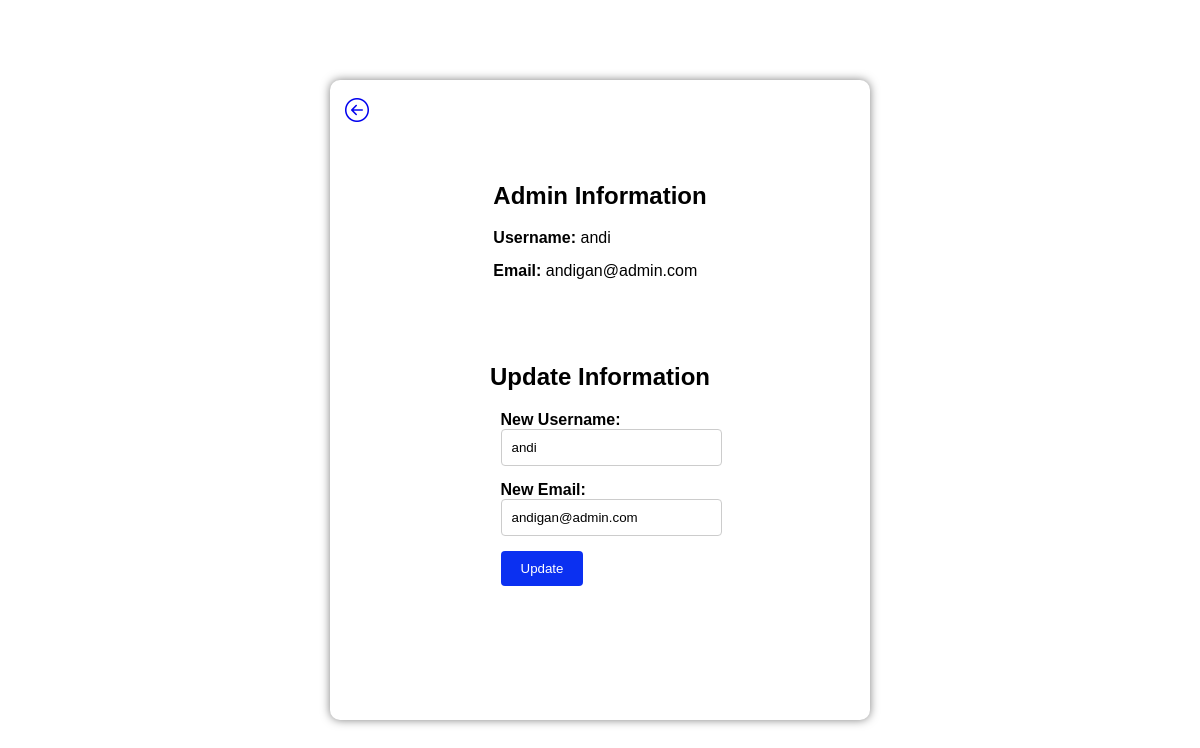
Page /app/admin/setting.php (signed in) on the committed database.
### tables this page shows
CREATE TABLE `users` (
  `id` int(11) NOT NULL,
  `username` varchar(50) NOT NULL,
  `email` varchar(100) NOT NULL,
  `password` varchar(255) NOT NULL
);

### app/admin/setting.php (the view, shortened to what this page needs)
<?php
require_once('./../base.php');
try {
    $stmt = $db->prepare('SELECT username, email FROM users WHERE username = :username');
    $stmt->execute(['username' => $_SESSION['username']]);
    $admin = $stmt->fetch(PDO::FETCH_ASSOC);
} catch (PDOException $e) {
    echo "Error: " . $e->getMessage();
}
?>
<!DOCTYPE html>
<html lang="en">
<head>
    <link rel="stylesheet" href="../../asset/css/admdashboard.css" type="text/css">
    <link rel="stylesheet" href="https://cdnjs.cloudflare.com/ajax/libs/bootstrap-icons/1.10.0/font/bootstrap-icons.min.css">
</head>
<body>
    <div class="container-setting">
        <div class="setting-core">
            <a href="dashboard.php" class="icon-link">
            </a>
            <div class="admin-info">
                <div class="admin-details">
                    <h2>Admin Information</h2>
                    <div class="info-item">
                        <label for="username">Username:</label>
                        <span id="username"><?php echo htmlspecialchars($admin['username']); ?></span>
                    </div>
                    <div class="info-item">
                        <label for="email">Email:</label>
                        <span id="email"><?php echo htmlspecialchars($admin['email']); ?></span>
                    </div>
                </div>
            </div>
            <div class="update-info">
                <h2>Update Information</h2>
                <form method="post" action="<?php echo htmlspecialchars($_SERVER["PHP_SELF"]); ?>">
                    <div class="info-item">
                        <label for="new_username">New Username:</label> <br>
                        <input type="text" id="new_username" name="new_username" value="<?php echo htmlspecialchars($admin['username']); ?>" required>
                    </div>
                    <div class="info-item">
                        <label for="new_email">New Email:</label> <br>
                        <input type="email" id="new_email" name="new_email" value="<?php echo htmlspecialchars($admin['email']); ?>" required>
                    </div>
                    <input type="submit" value="Update" class="update-btn">
                </form>
            </div>
        </div>
    </div>
</body>
</html>

### asset/css/admdashboard.css (style rules this page uses)
body { font-family: Arial, sans-serif; background: #ffffff; margin: 0; padding: 0; }
.container-setting { display: flex; justify-content: center; align-items: center; height: 100vh; }
.setting-core { display: grid; width: 500px; height: 600px; font-family: Arial, Helvetica, sans-serif; border-radius: 10px; background-color: #ffffff; color: black; box-shadow: 0 0 10px rgba(0, 0, 0, 0.5); position: relative; padding: 20px; }
.icon-link { display: inline-flex; align-items: center; justify-content: center; width: fit-content; height: fit-content; padding:10px; }
.admin-info, .update-info { width: 100%; display: flex; flex-direction: column; justify-content: center; align-items: center; }
.admin-info { margin-bottom: 20px; }
.update-info { margin-bottom: 100px; }
.info-item { margin-bottom: 15px; }
label { font-weight: bold; }
input[type="text"], input[type="email"] { width: 100%; padding: 10px; border: 1px solid #ccc; border-radius: 4px; }
input[type="submit"] { padding: 10px 20px; background-color: #0B30F1; color: #fff; border: none; border-radius: 4px; cursor: pointer; transition: background-color 0.3s; }

### rows in the picture
users: username "andi", email "andigan@admin.com", new_username "andi", new_email "andigan@admin.com"
